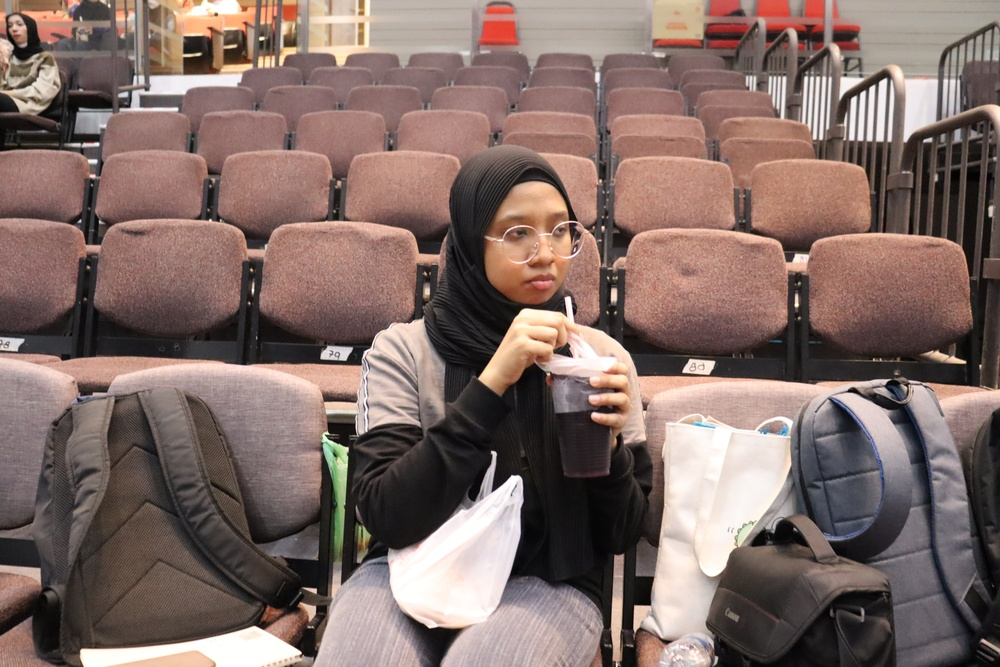
#> input picture test-image-3.JPG, 1000 x 667 px, shrunk from 2400 x 1600 before the run, found by its file name
$ python detect_smile_image.py
#> lines starting #> are read from the running program, lines starting #| are printed output that depends on the picture; after the words box and inside, x2 and y2 are one past the last pixel; in counts of white or black regions, pixels touching at a corner belong together
# import package
import cv2
import numpy as np

# load file
face_detector = cv2.CascadeClassifier('haarcascade_frontalface_default.xml')
smile_detector = cv2.CascadeClassifier('haarcascade_smile.xml')

# get image
image = cv2.imread("test-image-3.jpg")
#> image is the input picture: shape (667, 1000, 3); mean B, G, R 102.6, 108.2, 129

# Change to greyscale, optimization
img_gray = cv2.cvtColor(image, cv2.COLOR_BGR2GRAY)
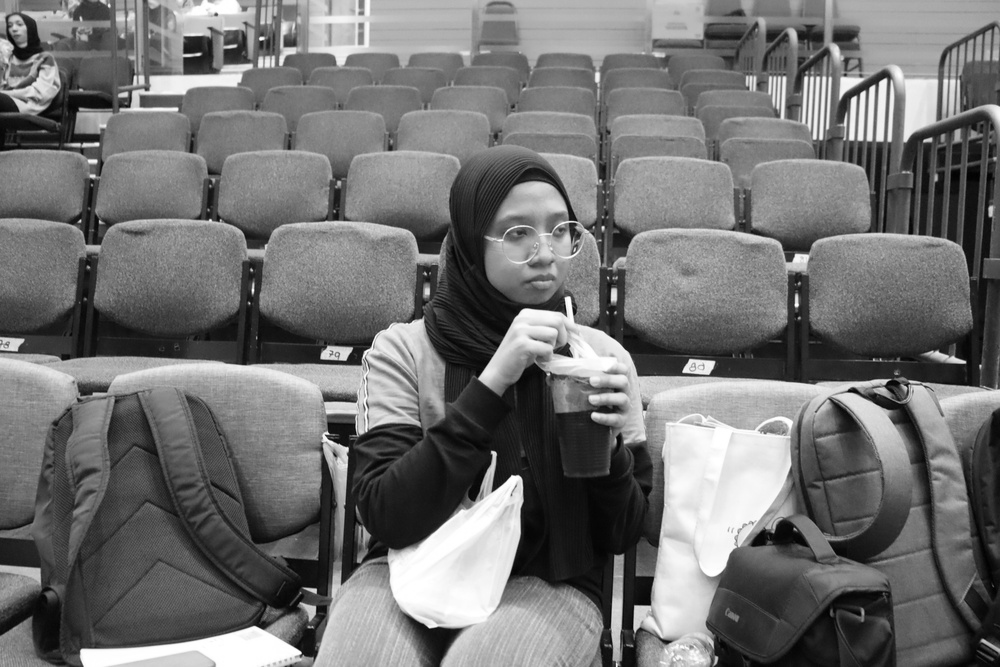
#> img_gray: shape (667, 1000); min 0, max 255, mean 113.8

# Detect faces first
faces = face_detector.detectMultiScale(img_gray, 1.4, 6)
#> faces = [[472, 180, 129, 129]]

# Run face detection within each of those faces
for (x, y, w, h) in faces:
    # Draw a rectangle around the face
    # the values is BGR color code, 4 is thickness of rectangle
    cv2.rectangle(image, (x,y), (x+w, y+h), (255, 155, 55), 3)
#> this loop made 1 pass
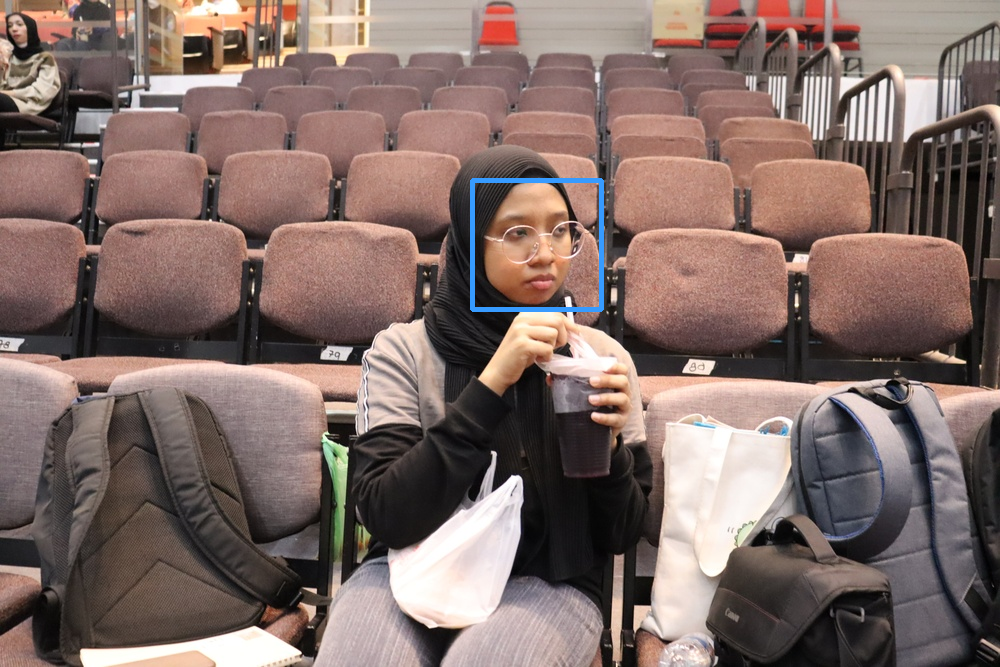
#> image: shape (667, 1000, 3); 0.39% of pixels changed, all inside (x1, y1, x2, y2) = (470, 178, 604, 312)

# Show current frame
# cv2.imshow('Detect Face First', image)

# Get the sub-frame (the face only)
# using numpy N-dimensional array slicing
the_face = image[y:y+h, x:x+w]
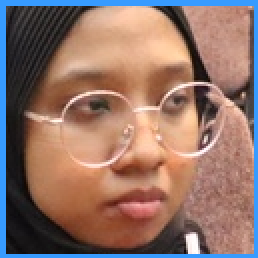
#> the_face: shape (129, 129, 3) (shown 2 times larger); mean B, G, R 104.7, 114.4, 144.9

# Show current frame
# cv2.imshow('Cutted Face', the_face)

# Change to grayscale
face_gray = cv2.cvtColor(the_face, cv2.COLOR_BGR2GRAY)
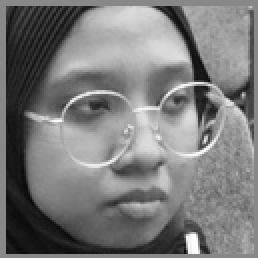
#> face_gray: shape (129, 129) (shown 2 times larger); min 7, max 254, mean 122.4

# Show current frame
# cv2.imshow('Convert Face To Grayscale', face_gray)

# Detect smiles
smiles = smile_detector.detectMultiScale(face_gray, scaleFactor = 1.7, minNeighbors=20)
#> smiles = ()

# Label this face as smiling
if len(smiles) > 0:
    cv2.putText(image, 'Smiling', (x, y+h+30), fontScale=0.5,
    fontFace=cv2.FONT_HERSHEY_SIMPLEX, color=(255, 255, 255))
    # Show current frame
    cv2.imshow('Smiling', image)
else :
    cv2.putText(image, 'Not Smiling', (x, y+h+30), fontScale=0.5,
    fontFace=cv2.FONT_HERSHEY_SIMPLEX, color=(255, 255, 255))
#> image: shape (667, 1000, 3); 0.03% of pixels changed, all inside (x1, y1, x2, y2) = (474, 328, 562, 344)
    # Show current frame
    cv2.imshow('Not Smiling', image)


#cv2.imshow('Smile Detector', image)
cv2.waitKey(0)
cv2.destroyAllWindows()
